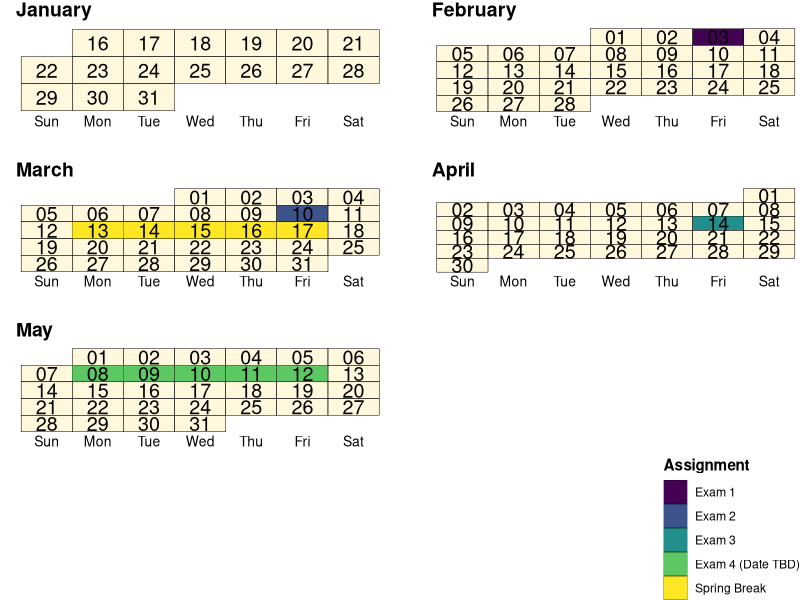

Write the R code that produced this figure.
## ---- chunk 1
knitr::opts_chunk$set(echo = TRUE)

mon <- as.Date("2023-01-16")

advdate <- function(obj, adv){
  tmon <- obj + 7*(adv - 1)
  tfri <- obj + 4 + 7*(adv - 1)
  tmon <- format(tmon, format = "%m/%d")
  tfri <- format(tfri, format = "%m/%d")
  zadv <- sprintf("%02d", adv)
  tmp <- paste("Week ", zadv, sep = '', ", ", tmon, " -- ", tfri)
  return(tmp)
}

## ---- chunk 2

library(ggplot2)
library(tidyverse)
# Create base data frame
dfr <- data.frame(date=seq(as.Date('2023-01-16'), as.Date('2023-05-31'), by = 1)) %>% 
  mutate(day = factor(strftime(date, format="%a"), levels=c("Sun","Mon","Tue","Wed","Thu","Fri","Sat")),
         week = factor(strftime(date, format="%U")),
         month = factor(strftime(date, format="%B"),levels=c("January","February","March", "April", "May")),
         ddate = factor(strftime(date, format="%d")),
         comment = case_when(
           date == as.Date("2023-02-03") ~ "Exam 1",
           date == as.Date("2023-03-10") ~ "Exam 2",
           date == as.Date("2023-04-14") ~ "Exam 3",
           date >= as.Date("2023-05-08") & date <=as.Date("2023-05-12") ~ "Exam 4 (Date TBD)",
           date >= as.Date("2023-03-13") & date <= as.Date("2023-03-17") ~ "Spring Break"
         ),
         week = as.numeric(week))



ggplot(dfr, aes(x = day, y = reorder(week, -week), fill = comment)) +
  geom_tile(color = "black", fill = "cornsilk1", size = 0.1) +
  geom_tile(color = "black", size = 0.1) +
  geom_text(aes(label = ddate), size = 5) +
  facet_wrap(. ~ month, scales = "free", ncol = 2) +
  #ghibli::scale_fill_ghibli_d("PonyoMedium") +
  viridis::scale_fill_viridis(discrete = TRUE, na.translate = FALSE) +
  theme_void() +
  theme(legend.position = "bottom",
        legend.direction = "vertical",
        legend.justification = "right",
        axis.text.x = element_text(size = 10, color = "black"),
        axis.text.y = element_text(size = 10, color = "white"),
        strip.text.x = element_text(size = 14, face = "bold", hjust = 0, margin = margin(b = 0.2, unit = "cm")),
        title = element_text(face = "bold"),
        panel.spacing = unit(0.8, "cm")) +
  guides(fill=guide_legend(ncol=1)) +
  labs(x = "Weekday",
       y = "Week #",
       fill = "Assignment")
